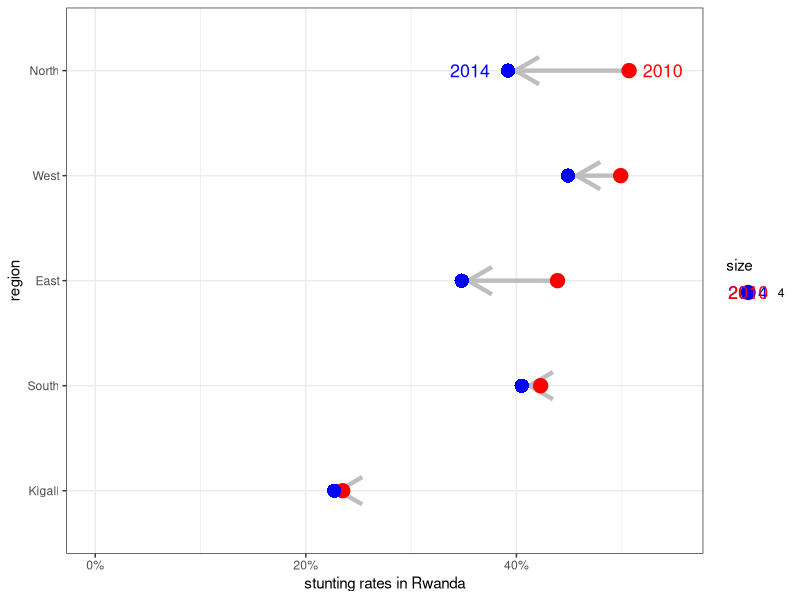

This figure's R source:
# File to make a preliminary graphic based on a secondary analysis of Rwandan DHS data.
# Data are taken from the DHS's 2010 Report () and 2015 Report


# Load functions ----------------------------------------------------------
library(dplyr)
library(tidyr)
library(ggplot2)


# Import data -------------------------------------------------------------

df = data.frame(stunting2010 = c(.507, .499, .439, .423, .235),
                stunting2014 = c(.392, .449, .348, .405, .227),
                region = c('North', 'West', 'East', 'South', 'Kigali')) %>% 
  mutate(chg = stunting2014 - stunting2010)

df$region = factor(df$region, 
                   levels = rev(c('North', 'West', 'East', 'South', 'Kigali')))

# plot the change ---------------------------------------------------------

ggplot(df, aes(x = stunting2010, xend = stunting2014 * 1.018,
               y = region, yend = region, size = 4)) +
  geom_segment(colour = 'grey', size = 1.5,
               arrow = arrow(length = unit(0.05, "npc"))) + 
  geom_point(colour = 'red', shape = 19) +
  geom_point(aes(x = stunting2014), colour = 'blue', shape = 16) +
  theme_bw() +
  xlab('stunting rates in Rwanda') +
  geom_text(aes(x = 0.375),
            label = '2014', colour = 'blue', hjust = 1,
            data = df %>% filter(region == 'North')) + 
    geom_text(aes(x = 0.52),
    label = '2010', colour = 'red', hjust = 0,
            data = df %>% filter(region == 'North')) + 
  scale_x_continuous(labels = scales::percent, limits = c(0, 0.55))
